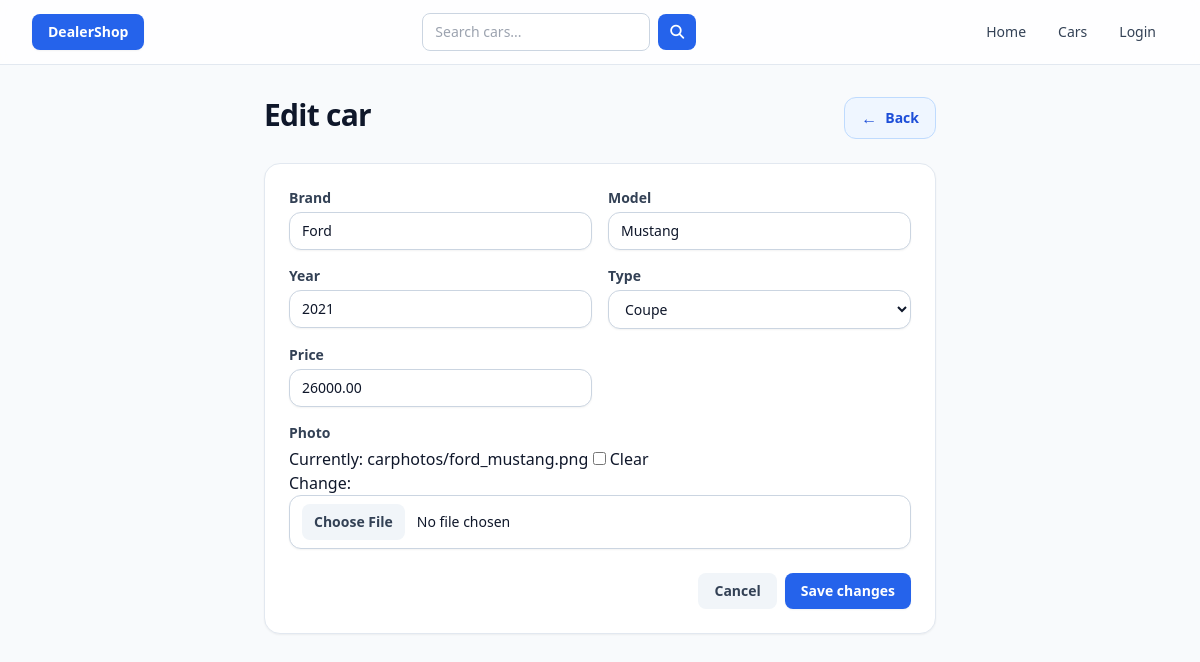
Page /cars/edit/3/ on the committed database.
### cars/models.py (models this page shows, shortened)
class Car(models.Model):
    TYPES = [
        ('SEDAN', 'Sedan'),
        ('SUV', 'SUV'),
        ('TRUCK', 'Truck'),
        ('COUPE', 'Coupe'),
        ('CONVERTIBLE', 'Convertible'),
    ]
    brand = models.CharField(max_length=100)
    model = models.CharField(max_length=100)
    year = models.IntegerField()
    type = models.CharField(max_length=20, choices=TYPES)
    price = models.DecimalField(max_digits=10, decimal_places=2)
    photo = models.ImageField(upload_to='carphotos/', null=True, blank=True)

### cars/views.py (the view)
# urls.py: path('edit/<int:car_id>/', cars.views.editCar),
def editCar(request, car_id):
    car = get_object_or_404(Car, id=car_id)
    if request.method == "POST":
        form = CarForm(request.POST, request.FILES, instance=car)
        if form.is_valid():
            car = form.save()
            messages.success(request, "Car updated successfully")
            return redirect(reverse("car_detail", args=[car.id]))
    else:
        form = CarForm(instance=car)
    return render(request, "cars/edit.html", {"form": form, "car": car})

### favorites/context_processor.py (called while the page is built)
def favorites_cars_count(request):
    return { 'fav_count': get_count_of_favorites_cars(request) }

### favorites/favorites.py (called while the page is built)
def get_favorites_cars(request):
    if request.user.is_authenticated:
        return list(Favorite.objects.filter(user=request.user).values_list('car_id', flat=True))
    return request.session.get(FAVORITES_SESSION_KEY, [])

def get_count_of_favorites_cars(request):
    return len(get_favorites_cars(request))

### cars/templates/cars/edit.html
{% extends "layout.html" %}
{% block content %}
<div class="max-w-2xl mx-auto">
    {% include "components/page_header.html" with title="Edit car" back_href="/cars/"|add:car.id|add:"/" back_label="Back" %}
    {% include "components/car_form.html" with form=form cancel_href="/cars/"|add:car.id|add:"/" cancel_label="Cancel" submit_label="Save changes" %}
</div>
{% endblock %}

### cars/templates/components/car_form.html (shortened to what this page needs)
<div class="rounded-2xl border border-slate-200 bg-white shadow-sm">
    <form method="post" enctype="{{ enctype|default:'multipart/form-data' }}" class="p-5 sm:p-6">
        <div class="grid grid-cols-1 sm:grid-cols-2 gap-4">
            {% for field in form %}
            <div class="{% if field.name == 'photo' %}sm:col-span-2{% endif %}">
                <label class="block text-sm font-semibold text-slate-700 mb-1">{{ field.label }}</label>
                {{ field }}
            </div>
            {% endfor %}
        </div>
        <div class="mt-6 flex items-center justify-end gap-2">
            {% if cancel_href %}
            <a href="{{ cancel_href }}"
                class="inline-flex items-center rounded-lg bg-slate-100 px-4 py-2 text-sm font-semibold text-slate-700 hover:bg-slate-200">
                {{ cancel_label|default:"Cancel" }}
            </a>
            {% endif %}
            <button type="submit"
                class="inline-flex items-center rounded-lg bg-blue-600 px-4 py-2 text-sm font-semibold text-white hover:bg-blue-700 shadow-sm">
                {{ submit_label|default:"Save" }}
            </button>
        </div>
    </form>
</div>

### rows in the picture
Car: form "Ford" "Mustang" "2021" "Coupe" "26000.00"

### other values in the picture
{{ title }} "Edit car"
{{ back_label|default:"Back" }} "Back"
{{ field.label }} "Brand" "Model" "Year" "Type" "Price" "Photo"
{{ cancel_label|default:"Cancel" }} "Cancel"
{{ submit_label|default:"Save" }} "Save changes"
